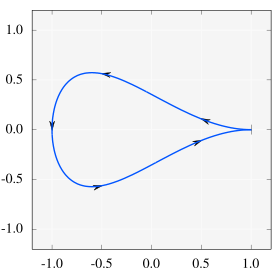

gnuplot code for this plot:
set size square

set rmargin 0.5
set tmargin 0.5
set lmargin 3.5
set bmargin 1.5

unset key
set format x "%.1f"
set format y "%.1f"

set xr [-1.2:1.2]
set yr [-1.2:1.2]
set tr [0:2*pi]

f(x) = cos(x)
g(x) = sin(x) * sin(0.5 * x)**3


set style arrow 1 size 0.1,15,40 fixed filled lw 4

do for [i=1:5] {
  t = 2 * pi * (i) / 6
  set arrow arrowstyle 1 from f(t),g(t) to f(t+0.01),g(t+0.01)
}

set style arrow 2 size 0.05,90 fixed filled lw 4
set arrow arrowstyle 2 front from f(0.05),g(0.05) to f(0),g(0)
# set arrow arrowstyle 2 front from f(2*pi-0.05),g(2*pi-0.05) to f(2*pi),g(2*pi)

set samples 1000
set parametric
plot f(t), g(t) notitle lc rgb "#0055ff" lw 4
